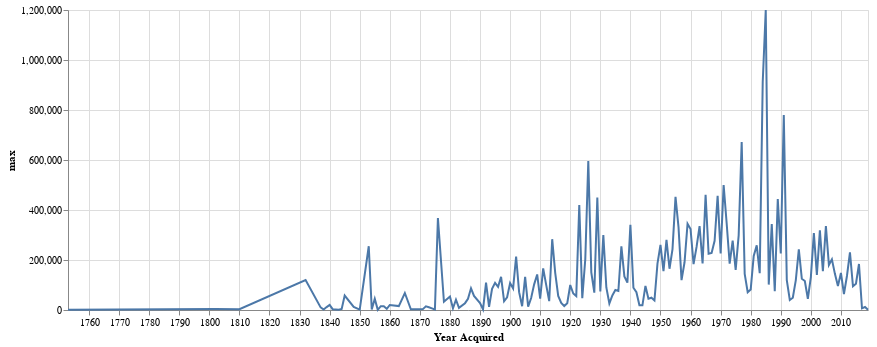

Notebook code for this chart:
### Code cell
# first, just one line
lines = alt.Chart(stats.reset_index()).mark_line().encode(
    alt.X("Year Acquired:T"),
    alt.Y("max:Q")
).properties(
    width=800
)
lines

### Figure 1 — Vega-Lite specification as saved in the notebook (floating-point values rounded to 4 significant figures; data arrays with more than 128 entries replaced by an {"elided": "..."} marker saying what was removed)
{"config": {"view": {"continuousWidth": 400, "continuousHeight": 300}}, "data": {"name": "data-e8e4ee6bd8c2fa467c1704c26de52e8e"}, "mark": "line", "encoding": {"x": {"field": "Year Acquired", "type": "temporal"}, "y": {"field": "max", "type": "quantitative"}}, "width": 800, "$schema": "https://vega.github.io/schema/vega-lite/v4.17.0.json", "datasets": {"data-e8e4ee6bd8c2fa467c1704c26de52e8e": {"elided": "171 records"}}}
